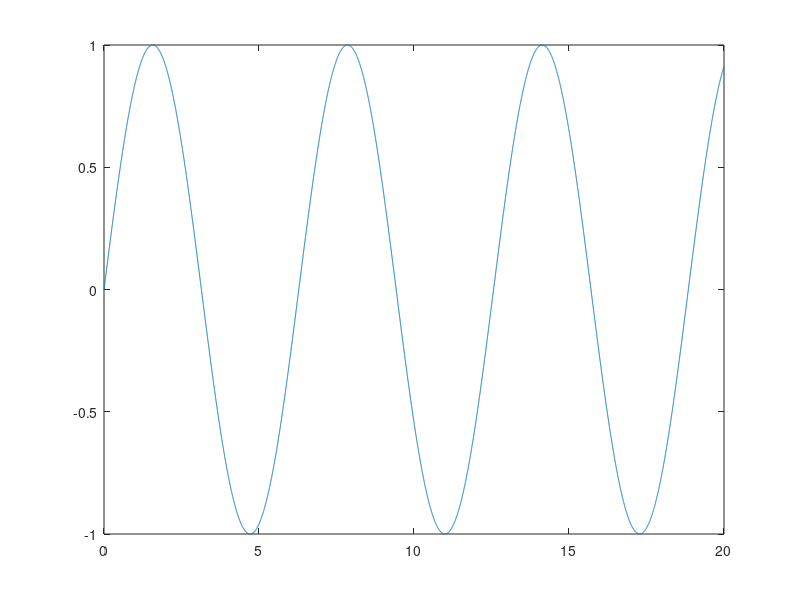

Here is the MATLAB script that generated this plot: (Note: this script raises an error after producing the figure.)
%   Author: Kurtis Harms
%   Student #38764114
%   MECH 358 Lab 0
%   Purpose: Problem 1
%   Required Files:
clear all;
% declare a global n to share between files
global n;

% all of our possible values for n
n_values = [1,5,9,15];
% time domain
t_interval = [0,20];
% initial values for u, and u' respectively
x_init = [0 1];

% The analytical solution is u(t)=sin(t)
t = linspace(t_interval(1),t_interval(2),10000);
u = sin(t);
figure(1);
plot(t,u);

n = 1;
hold on;
[t,y] = ode45(@problem1odefunc, t_interval, x_init);
plot(t,y(:,1),'-g')
xlabel('t [s]');
ylabel('u(t)');
legend('Analytical Solution','Numerical Solution');
title('Problem 1.1: Analytical and Numerical Solution with n=1');

figure(2);
hold on;
colors = ['r','b','g','y'];  
i = 1;
   

for n = n_values 
    [t,y] = ode45(@problem1odefunc, t, x_init);
    plot(t,y(:,1),colors(i))
    i = i+1;
end

xlabel('t [s]');
ylabel('u(t)');
legend('u(t) with n=1','u(t) with n=5','u(t) with n=9','u(t) with n=15');
title('u(t) with n=1,5,9,15');








